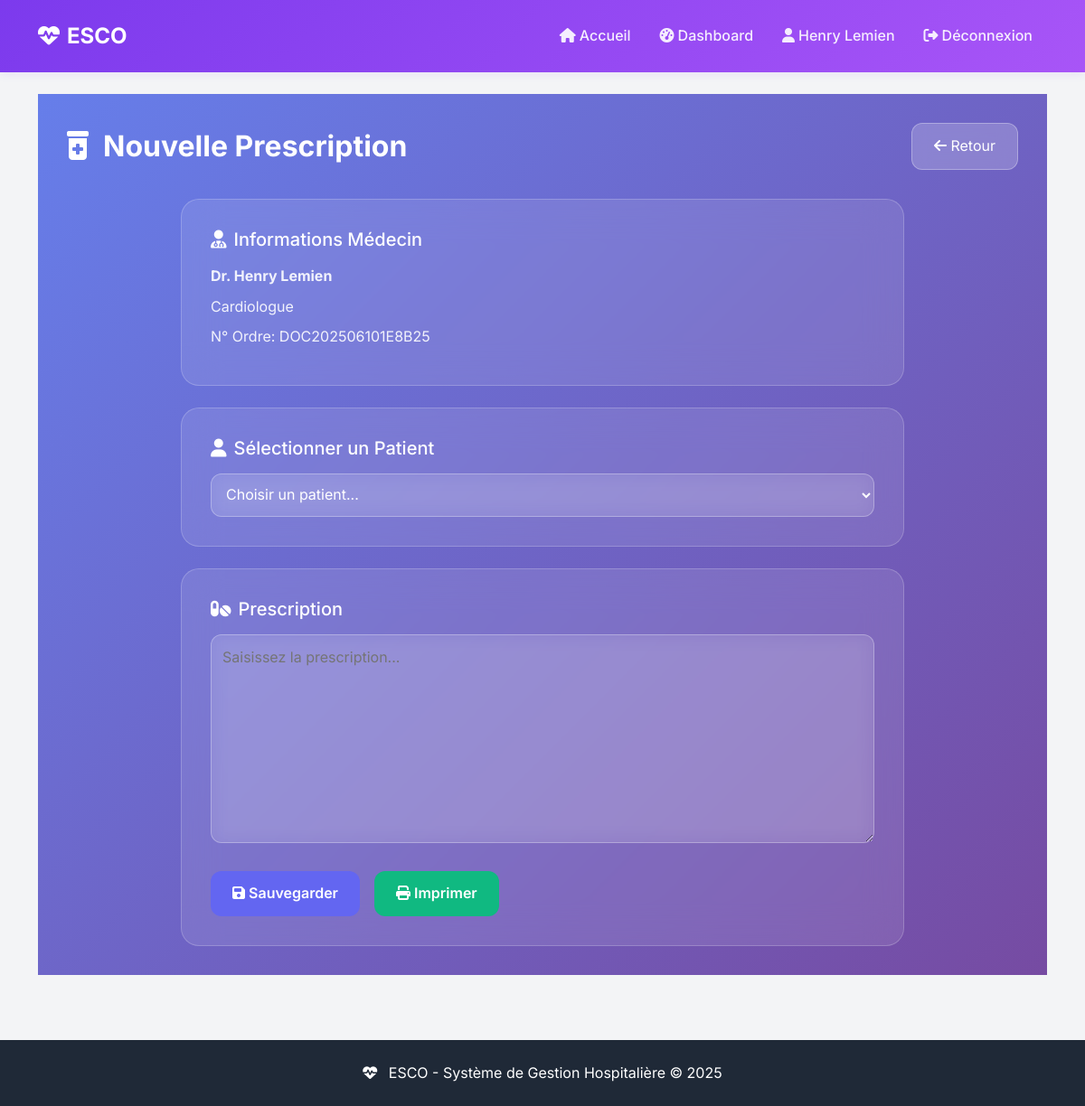
Page /medecin/prescription/ (signed in) on the committed database.
### main/models.py (models this page shows, shortened)
class CustomUser(AbstractUser):
    ROLES = [
        ('patient', 'Patient'),
        ('docteur', 'Médecin'),
        ('infirmier', 'Infirmier'),
        ('secretaire', 'Secrétaire'),
        ('administrateur', 'Administrateur'),
    ]
    user_id = models.CharField(max_length=20, unique=True, blank=True, null=True)
    role = models.CharField(max_length=20, choices=ROLES, default='patient')
    telephone = models.CharField(max_length=15, blank=True, null=True)
    adresse = models.TextField(blank=True, null=True)
    date_naissance = models.DateField(blank=True, null=True)
    specialite = models.CharField(max_length=100, blank=True, null=True)
    numero_licence = models.CharField(max_length=50, blank=True, null=True)

### main/views.py (the view)
# urls.py: path('medecin/prescription/', views.nouvelle_prescription, name='nouvelle_prescription'),
@login_required
def nouvelle_prescription(request):
    if request.user.role != 'docteur':
        messages.error(request, 'Accès réservé aux médecins.')
        return redirect('home')
    return render(request, 'nouvelle_prescription.html')

### main/templates/nouvelle_prescription.html (shortened to what this page needs)
{% extends 'base.html' %}
{% load static %}
{% block content %}
<div style="min-height: 100vh; background: linear-gradient(135deg, #667eea 0%, #764ba2 100%); padding: 2rem;">
    <div style="display: flex; justify-content: space-between; align-items: center; margin-bottom: 2rem;">
        <h1 style="color: white; font-size: 2rem; font-weight: 700; margin: 0;">
            <i class="fas fa-prescription-bottle-alt" style="margin-right: 1rem;"></i>Nouvelle Prescription
        </h1>
        <a href="{% url 'dashboard_medecin' %}" style="background: rgba(255, 255, 255, 0.2); color: white; padding: 0.75rem 1.5rem; border-radius: 12px; text-decoration: none; backdrop-filter: blur(10px); border: 1px solid rgba(255, 255, 255, 0.3);">
            <i class="fas fa-arrow-left"></i> Retour
        </a>
    </div>
    <div style="max-width: 800px; margin: 0 auto; display: flex; flex-direction: column; gap: 1.5rem;">
        <div style="background: rgba(255, 255, 255, 0.1); backdrop-filter: blur(20px); border-radius: 20px; border: 1px solid rgba(255, 255, 255, 0.2); padding: 2rem;">
            <h3 style="color: white; margin: 0 0 1rem 0; font-size: 1.25rem;">
                <i class="fas fa-user-md" style="margin-right: 0.5rem;"></i>Informations Médecin
            </h3>
            <div>
                <p style="color: rgba(255, 255, 255, 0.9); margin: 0.5rem 0;"><strong>Dr. {{ user.get_full_name }}</strong></p>
                <p style="color: rgba(255, 255, 255, 0.9); margin: 0.5rem 0;">{{ user.specialite|default:"Médecin Généraliste" }}</p>
                <p style="color: rgba(255, 255, 255, 0.9); margin: 0.5rem 0;">N° Ordre: {{ user.user_id }}</p>
            </div>
        </div>
        <div style="background: rgba(255, 255, 255, 0.1); backdrop-filter: blur(20px); border-radius: 20px; border: 1px solid rgba(255, 255, 255, 0.2); padding: 2rem;">
            <h3 style="color: white; margin: 0 0 1rem 0; font-size: 1.25rem;">
                <i class="fas fa-user" style="margin-right: 0.5rem;"></i>Sélectionner un Patient
            </h3>
            <select style="width: 100%; padding: 0.75rem; border: 1px solid rgba(255, 255, 255, 0.3); border-radius: 12px; background: rgba(255, 255, 255, 0.1); color: white; backdrop-filter: blur(10px); font-size: 1rem;">
                <option value="">Choisir un patient...</option>
            </select>
        </div>
        <div style="background: rgba(255, 255, 255, 0.1); backdrop-filter: blur(20px); border-radius: 20px; border: 1px solid rgba(255, 255, 255, 0.2); padding: 2rem;">
            <h3 style="color: white; margin: 0 0 1rem 0; font-size: 1.25rem;">
                <i class="fas fa-pills" style="margin-right: 0.5rem;"></i>Prescription
            </h3>
            <textarea placeholder="Saisissez la prescription..." rows="8" style="width: 100%; padding: 0.75rem; border: 1px solid rgba(255, 255, 255, 0.3); border-radius: 12px; background: rgba(255, 255, 255, 0.1); color: white; backdrop-filter: blur(10px); font-size: 1rem; resize: vertical;"></textarea>
            <div style="margin-top: 1.5rem; display: flex; gap: 1rem;">
                <button style="background: #6366f1; color: white; border: none; padding: 0.75rem 1.5rem; border-radius: 12px; cursor: pointer; font-weight: 600;">
                    <i class="fas fa-save"></i> Sauvegarder
                </button>
                <button style="background: #10b981; color: white; border: none; padding: 0.75rem 1.5rem; border-radius: 12px; cursor: pointer; font-weight: 600;">
                    <i class="fas fa-print"></i> Imprimer
                </button>
            </div>
        </div>
    </div>
</div>
{% endblock %}

### main/templates/base.html (shortened to what this page needs)
<!DOCTYPE html>
<html lang="fr">
<head>
    <link href="https://cdn.jsdelivr.net/npm/bootstrap@5.3.0/dist/css/bootstrap.min.css" rel="stylesheet">
    <link rel="stylesheet" href="https://cdnjs.cloudflare.com/ajax/libs/font-awesome/6.4.0/css/all.min.css">
</head>
<body>
    <nav class="navbar navbar-expand-lg navbar-custom">
        <div class="container">
            <a class="navbar-brand" href="/">
                <i class="fas fa-heartbeat me-2"></i>ESCO
            </a>
            <div class="collapse navbar-collapse" id="navbarNav">
                <ul class="navbar-nav ms-auto">
                    {% if user.is_authenticated %}
                        <li class="nav-item">
                            <a class="nav-link" href="/">
                                <i class="fas fa-home me-1"></i>Accueil
                            </a>
                        </li>
                        <li class="nav-item">
                            <a class="nav-link" href="/dashboard/">
                                <i class="fas fa-tachometer-alt me-1"></i>Dashboard
                            </a>
                        </li>
                        <li class="nav-item">
                            <span class="nav-link">
                                <i class="fas fa-user me-1"></i>{{ user.get_full_name|default:user.username }}
                            </span>
                        </li>
                        <li class="nav-item">
                            <a class="nav-link" href="/logout/">
                                <i class="fas fa-sign-out-alt me-1"></i>Déconnexion
                            </a>
                        </li>
                    {% endif %}
                </ul>
            </div>
        </div>
    </nav>
    <main class="container my-4">
        {% block content %}
        {% endblock %}
    </main>
    <footer class="mt-5 py-4" style="background-color: var(--text-dark); color: var(--white);">
        <div class="container text-center">
            <p class="mb-0">
                <i class="fas fa-heartbeat me-2"></i>
                ESCO - Système de Gestion Hospitalière &copy; 2025
            </p>
        </div>
    </footer>
</body>
</html>

### main/templates/base.html (style rules this page uses)
:root { --primary-purple: #7c3aed; --secondary-purple: #a855f7; --light-purple: #f3f4f6; --white: #ffffff; --text-dark: #1f2937; --text-light: #6b7280; }
body { font-family: 'Inter', sans-serif; background-color: var(--light-purple); color: var(--text-dark); line-height: 1.6; min-height: 100vh; display: flex; flex-direction: column; }
main { flex: 1; }
.navbar-custom { background: linear-gradient(135deg, var(--primary-purple) 0%, var(--secondary-purple) 100%); box-shadow: 0 2px 10px rgba(124, 58, 237, 0.1); padding: 1rem 0; }
.navbar-brand { color: var(--white) !important; font-weight: 700; font-size: 1.5rem; }
.navbar-nav .nav-link { color: rgba(255, 255, 255, 0.9) !important; font-weight: 500; padding: 0.5rem 1rem !important; border-radius: 8px; transition: all 0.3s ease; }

### rows in the picture
CustomUser: get_full_name "Henry Lemien", specialite "Cardiologue", user_id "DOC202506101E8B25"
